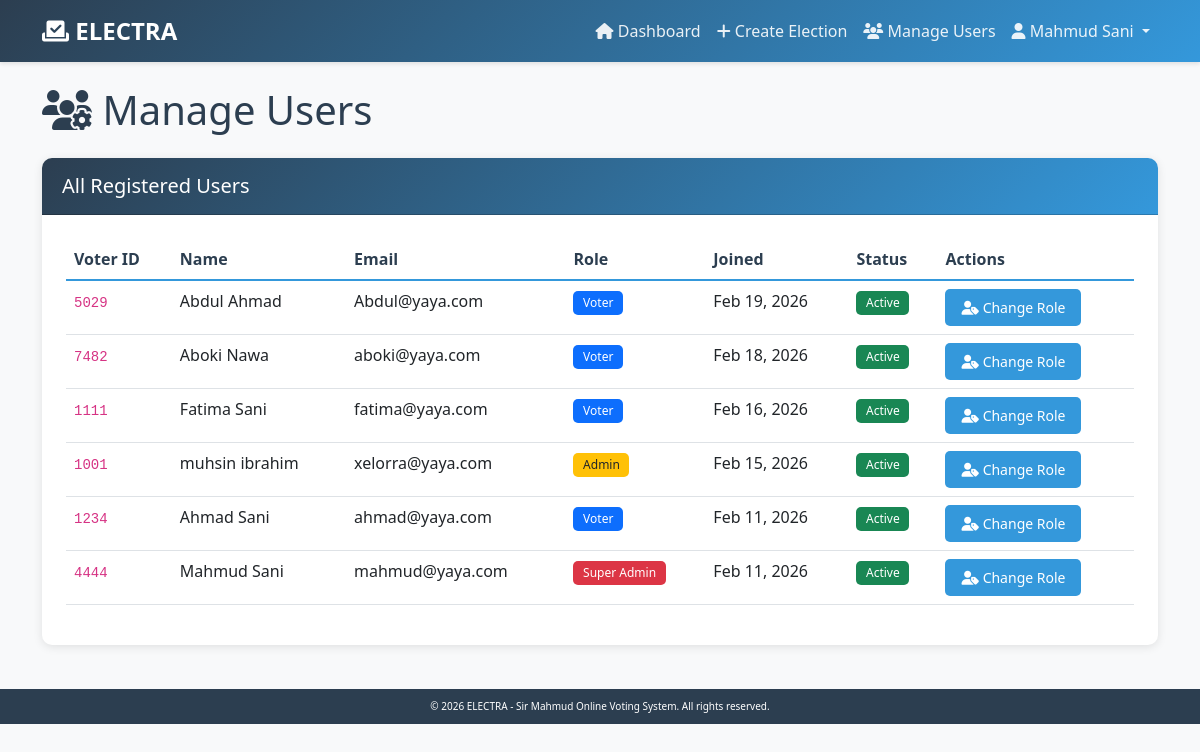
Screenshot of /super-admin/users/ (signed in) with the database file from the repository.
### accounts/models.py (models this page shows, shortened)
class User(AbstractBaseUser, PermissionsMixin):
    ROLE_CHOICES = [
        ('voter', 'Voter'),
        ('admin', 'Admin'),
        ('super_admin', 'Super Admin'),
    ]
    email = models.EmailField(unique=True, max_length=255)
    voter_id = models.CharField(max_length=50, unique=True, db_index=True)
    first_name = models.CharField(max_length=100)
    last_name = models.CharField(max_length=100)
    role = models.CharField(max_length=20, choices=ROLE_CHOICES, default='voter')
    is_active = models.BooleanField(default=True)
    is_staff = models.BooleanField(default=False)
    date_joined = models.DateTimeField(auto_now_add=True)
    objects = UserManager()
    USERNAME_FIELD = 'email'
    REQUIRED_FIELDS = ['voter_id', 'first_name', 'last_name']
    class Meta:
        verbose_name = 'User'
        verbose_name_plural = 'Users'
        ordering = ['-date_joined']
    def get_full_name(self):
        return f"{self.first_name} {self.last_name}"
    def is_admin(self):
        return self.role == 'admin'
    def is_super_admin(self):
        return self.role == 'super_admin'

### voters/views.py (the view)
# urls.py: path('super-admin/users/', views.manage_users, name='manage_users'),
@login_required
@super_admin_required
def manage_users(request):
    users = User.objects.all().order_by('-date_joined')
    return render(request, 'voters/manage_users.html', {'users': users})

### templates/voters/manage_users.html (shortened to what this page needs)
{% extends 'base.html' %}
{% block content %}
<div class="row">
    <div class="col-12">
        <h1 class="mb-4">
            <i class="fas fa-users-cog"></i> Manage Users
        </h1>
    </div>
</div>
<div class="row">
    <div class="col-12">
        <div class="card">
            <div class="card-header">
                <h5 class="mb-0">All Registered Users</h5>
            </div>
            <div class="card-body">
                <div class="table-responsive">
                    <table class="table table-hover">
                        <thead>
                            <tr>
                                <th>Voter ID</th>
                                <th>Name</th>
                                <th>Email</th>
                                <th>Role</th>
                                <th>Joined</th>
                                <th>Status</th>
                                <th>Actions</th>
                            </tr>
                        </thead>
                        <tbody>
                            {% for user_obj in users %}
                            <tr>
                                <td><code>{{ user_obj.voter_id }}</code></td>
                                <td>{{ user_obj.get_full_name }}</td>
                                <td>{{ user_obj.email }}</td>
                                <td>
                                    {% if user_obj.is_super_admin %}
                                        <span class="badge bg-danger">Super Admin</span>
                                    {% elif user_obj.is_admin %}
                                        <span class="badge bg-warning text-dark">Admin</span>
                                    {% else %}
                                        <span class="badge bg-primary">Voter</span>
                                    {% endif %}
                                </td>
                                <td>{{ user_obj.date_joined|date:"M d, Y" }}</td>
                                <td>
                                    {% if user_obj.is_active %}
                                        <span class="badge bg-success">Active</span>
                                    {% else %}
                                        <span class="badge bg-secondary">Inactive</span>
                                    {% endif %}
                                </td>
                                <td>
                                    <a href="{% url 'voters:change_user_role' user_obj.id %}"
                                       class="btn btn-sm btn-primary">
                                        <i class="fas fa-user-tag"></i> Change Role
                                    </a>
                                </td>
                            </tr>
                            {% endfor %}
                        </tbody>
                    </table>
                </div>
            </div>
        </div>
    </div>
</div>
{% endblock %}

### templates/base.html (shortened to what this page needs)
{% load static %}
<!DOCTYPE html>
<html lang="en">
<head>
    <link href="https://cdn.jsdelivr.net/npm/bootstrap@5.3.0/dist/css/bootstrap.min.css" rel="stylesheet">
    <link rel="stylesheet" href="https://cdnjs.cloudflare.com/ajax/libs/font-awesome/6.4.0/css/all.min.css">
    <link rel="stylesheet" href="{% static 'css/style.css' %}">
</head>
<body>
    <nav class="navbar navbar-expand-lg navbar-dark">
        <div class="container">
            <a class="navbar-brand" href="{% url 'home' %}">
                <i class="fas fa-vote-yea"></i> ELECTRA
            </a>
            <div class="collapse navbar-collapse" id="navbarNav">
                <ul class="navbar-nav ms-auto">
                    {% if user.is_authenticated %}
                        <li class="nav-item">
                            <a class="nav-link" href="{% url 'home' %}">
                                <i class="fas fa-home"></i> Dashboard
                            </a>
                        </li>
                        {% if user.is_super_admin %}
                        <li class="nav-item">
                            <a class="nav-link" href="{% url 'elections:create_election' %}">
                                <i class="fas fa-plus"></i> Create Election
                            </a>
                        </li>
                        <li class="nav-item">
                            <a class="nav-link" href="{% url 'voters:manage_users' %}">
                                <i class="fas fa-users"></i> Manage Users
                            </a>
                        </li>
                        {% endif %}
                        <li class="nav-item dropdown">
                            <a class="nav-link dropdown-toggle" href="#" id="navbarDropdown" role="button"
                               data-bs-toggle="dropdown" aria-expanded="false">
                                <i class="fas fa-user"></i> {{ user.get_full_name }}
                            </a>
                        </li>
                    {% endif %}
                </ul>
            </div>
        </div>
    </nav>
    <main class="container my-4">
        {% block content %}{% endblock %}
    </main>
    <footer class="footer mt-auto">
        <div class="container">
            <p class="mb-0">
                &copy; 2026 ELECTRA - Sir Mahmud Online Voting System. All rights reserved.
            </p>
        </div>
    </footer>
</body>
</html>

### static/css/style.css (style rules this page uses)
:root { --primary-color: #2c3e50; --secondary-color: #3498db; --success-color: #27ae60; --danger-color: #e74c3c; --warning-color: #f39c12; --info-color: #3498db; --light-bg: #f8f9fa; --white: #ffffff; --dark-text: #2c3e50; --muted-text: #6c757d; }
body { font-family: 'Segoe UI', Tahoma, Geneva, Verdana, sans-serif; background-color: var(--light-bg); color: var(--dark-text); }
.navbar { background: linear-gradient(135deg, var(--primary-color), var(--secondary-color)); box-shadow: 0 2px 4px rgba(0, 0, 0, 0.1); }
.navbar-brand { font-weight: 600; font-size: 1.5rem; color: var(--white) !important; }
.navbar-dark .navbar-nav .nav-link { color: rgba(255, 255, 255, 0.9); transition: color 0.3s ease; }
.card { border: none; border-radius: 10px; box-shadow: 0 2px 10px rgba(0, 0, 0, 0.1); margin-bottom: 20px; transition: transform 0.3s ease, box-shadow 0.3s ease; }
.card-header { background: linear-gradient(135deg, var(--primary-color), var(--secondary-color)); color: var(--white); border-radius: 10px 10px 0 0 !important; font-weight: 600; padding: 1rem 1.25rem; }
.card-body { padding: 1.5rem; }
.btn { border-radius: 5px; padding: 0.5rem 1rem; font-weight: 500; transition: all 0.3s ease; }
.btn-primary { background: var(--secondary-color); border: none; }
.badge { padding: 0.5em 0.8em; font-weight: 500; border-radius: 5px; }
.table { background: var(--white); }
.table thead th { border-bottom: 2px solid var(--secondary-color); font-weight: 600; color: var(--primary-color); }
.table-responsive { border-radius: 8px; overflow: hidden; }
.footer { margin-top: 20px; padding: 10px 0; background-color: var(--primary-color); color: var(--white); text-align: center; font-size: 10px; }
.footer p { margin: 0; }

### rows the page displays
User: get_full_name "Mahmud Sani", voter_id "4444", email "mahmud@yaya.com", role "Super Admin", date_joined "Feb 11, 2026", is_active "Active"
User: voter_id "5029", get_full_name "Abdul Ahmad", email "Abdul@yaya.com", role "Voter", date_joined "Feb 19, 2026", is_active "Active"
User: voter_id "7482", get_full_name "Aboki Nawa", email "aboki@yaya.com", role "Voter", date_joined "Feb 18, 2026", is_active "Active"
User: voter_id "1111", get_full_name "Fatima Sani", email "fatima@yaya.com", role "Voter", date_joined "Feb 16, 2026", is_active "Active"
User: voter_id "1001", get_full_name "muhsin ibrahim", email "xelorra@yaya.com", role "Admin", date_joined "Feb 15, 2026", is_active "Active"
User: voter_id "1234", get_full_name "Ahmad Sani", email "ahmad@yaya.com", role "Voter", date_joined "Feb 11, 2026", is_active "Active"
